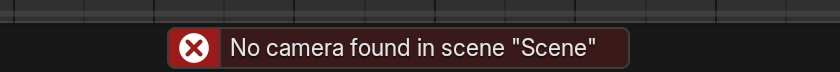
#> input picture article-blender-astuces/rendu-noir-capture-barre-5.2.1.png, 840 x 72 px
$ python montage_rendu_noir.py
#> lines starting #> are read from the running program, lines starting #| are printed output that depends on the picture
### article-adresse-ip/charte.py
"""
La charte des figures de l'article « Comment obtenir son adresse IP ».

Palette, polices, et le contrôle de contraste. Sorti dans un module à part
pour que toutes les images de l'article partagent les mêmes valeurs : deux
figures qui se suivent avec deux verts différents se lisent comme deux
articles différents.

----------------------------------------------------------------------------
POURQUOI UN CONTRÔLE DE CONTRASTE ET PAS UN CHOIX À L'ŒIL
----------------------------------------------------------------------------
Sur fond clair, une couleur peut paraître très bien sur l'écran où on la
choisit et devenir illisible en vignette. C'est arrivé sur la première figure :
le vert d'eau retenu tombait à 4,33:1, sous le seuil de confort de 4,5. Rien
ne le signalait — il fallait le mesurer.

Les scripts appellent donc `verifier()` AVANT de dessiner, et refusent de
produire une figure dont une couleur de texte ne passe pas.
"""

from PIL import ImageFont

# ---------------------------------------------------------------------------
#  LA PALETTE, EN CLAIR
# ---------------------------------------------------------------------------
FOND = (246, 247, 250)
PANNEAU = (255, 255, 255)
BORD = (216, 220, 228)
ENCRE = (24, 26, 34)            # le texte fort
GRIS = (92, 98, 112)
FAIBLE = (132, 138, 152)
TRAIT = (206, 211, 220)
ECRAN = (234, 237, 242)

#  Les deux teintes qui portent le sens. Reprises foncées : choisies pour du
#  fond sombre, elles ne tenaient pas sur du blanc.
LOCAL = (6, 119, 97)            # 5,13:1 — ce qui reste chez vous, IPv4
PUBLIC = (98, 44, 200)          # 7,22:1 — ce qui circule, IPv6

POLICE_G = "/usr/share/fonts/truetype/liberation/LiberationSans-Bold.ttf"
POLICE_R = "/usr/share/fonts/truetype/liberation/LiberationSans-Regular.ttf"
POLICE_M = "/usr/share/fonts/truetype/liberation/LiberationMono-Bold.ttf"
POLICE_MR = "/usr/share/fonts/truetype/liberation/LiberationMono-Regular.ttf"

QUALITE = 92


def police(chemin, taille):
    try:
        return ImageFont.truetype(chemin, taille)
    except OSError:
        return ImageFont.load_default()


def contraste(a, b):
    """Le rapport de contraste WCAG entre deux couleurs."""
    def lum(c):
        v = []
        for x in c[:3]:
            x /= 255.0
            v.append(x / 12.92 if x <= 0.04045
                     else ((x + 0.055) / 1.055) ** 2.4)
        return 0.2126 * v[0] + 0.7152 * v[1] + 0.0722 * v[2]
    l1, l2 = sorted((lum(a), lum(b)), reverse=True)
    return (l1 + 0.05) / (l2 + 0.05)


def verifier(fond=FOND, extra=()):
    """
    Mesure le contraste de chaque couleur de texte contre le fond et refuse
    de continuer si l'une passe sous son seuil. 4,5:1 pour du texte courant,
    3:1 pour les mentions accessoires.
    """
#> called with fond = (246, 247, 250), extra = ()
    liste = [("texte fort", ENCRE, 4.5), ("texte gris", GRIS, 4.5),
             ("mention faible", FAIBLE, 3.0),
             ("teinte IPv4", LOCAL, 4.5), ("teinte IPv6", PUBLIC, 4.5)]
    liste.extend(extra)
    faibles = []
    for nom, couleur, seuil in liste:
        r = contraste(couleur, fond)
        print("  %-18s %-16s %.2f:1  %s"
              % (nom, str(couleur), r, "ok" if r >= seuil else "INSUFFISANT"))
        if r < seuil:
            faibles.append("%s (%.2f:1 < %.1f)" % (nom, r, seuil))
    if faibles:
        raise SystemExit("contraste insuffisant : " + ", ".join(faibles))


# [16 lines left out: functions fr, espacer, not called in this run]

### article-blender-astuces/montage_rendu_noir.py
"""
Les deux causes de rendu noir qui n'ont rien à voir avec la lumière.

    python3 article-blender-astuces/montage_rendu_noir.py

Produit `astuces-blender-04-rendu-noir-sequencer.webp` et son équivalent PNG.

----------------------------------------------------------------------------
DEUX VRAIES CAPTURES DE BLENDER 5.2.1
----------------------------------------------------------------------------
Mêmes moyens que la figure de l'Outliner : Blender 5.2.1 LTS tourne avec sa
fenêtre sur un écran X virtuel, et `xwd` photographie l'écran. Les scripts
sont dans `blender-gui/`.

Deux difficultés propres à celle-ci, et ce qu'elles ont appris.

LE MESSAGE D'ERREUR NE S'OBTIENT PAS EN APPELANT L'OPÉRATEUR. Trois tentatives
avec `bpy.ops.render.render('INVOKE_DEFAULT')`, avec et sans substitution de
contexte : rien dans la barre d'état, rien dans l'éditeur Info. Un rapport
n'existe que s'il passe par le gestionnaire de fenêtres. Il a fallu simuler
une VRAIE frappe de F12, avec `window.event_simulate()` et l'option
`--enable-event-simulate` que Blender utilise pour tester sa propre interface.

ET LES DEUX CHEMINS NE DISENT PAS LA MÊME CHOSE. Appelé depuis Python,
l'opérateur lève « Cannot render, no camera ». Déclenché au clavier, il écrit
« No camera found in scene "Scene" ». J'avais d'abord relevé le premier
message et cru l'article fautif : c'est l'article qui avait raison, et ma
méthode de mesure qui regardait le mauvais chemin de code.

----------------------------------------------------------------------------
LE PANNEAU POST PROCESSING S'OUVRE PAR LA RECHERCHE
----------------------------------------------------------------------------
L'état plié d'un panneau n'est pas exposé par l'API : impossible de déplier
« Post Processing » depuis un script. Mais le champ de recherche des
Properties déplie tout panneau qui contient le terme cherché. C'est ce qui est
fait ici — et accessoirement, c'est aussi la façon la plus rapide de trouver
ce réglage quand on le cherche à la main.
"""

import os

from PIL import Image, ImageDraw

import charte as C

RACINE = os.path.dirname(os.path.abspath(__file__))
BASE = os.path.join(RACINE, "astuces-blender-04-rendu-noir-sequencer")

L = 1600
GOUTTIERE = 40

PAPIER = (250, 249, 246)
ENCRE = (24, 25, 30)
FAIBLE = (140, 141, 150)
FILET = (213, 211, 204)

PANNEAUX = (
    ("rendu-noir-capture-barre-5.2.1.png",
     "CE QUE BLENDER ÉCRIT, EN BAS, APRÈS F12",
     "pas de caméra active dans la scène"),
    ("rendu-noir-capture-post-5.2.1.png",
     "L'AUTRE CAUSE, QUE PERSONNE NE CHERCHE",
     "Output Properties, Post Processing, la case Sequencer"),
)

PIED = (
    "Captures de Blender 5.2.1 LTS. Le message vient d'un vrai F12 : l'appel "
    "de l'opérateur depuis Python ne produit aucun rapport,",
    "et dit d'ailleurs autre chose — « Cannot render, no camera ». Les deux "
    "panneaux sont à leur taille réelle.",
)


def typo(t):
    return t.replace("'", "’")


def espace(d, xy, texte, f, teinte, tracking):
    x, y = xy
    for c in texte:
        d.text((x, y), c, font=f, fill=teinte)
        x += d.textlength(c, font=f) + tracking
    return x - tracking


def principal():
    chemins = [os.path.join(RACINE, n) for n, _, _ in PANNEAUX]
    manquants = [os.path.basename(c) for c in chemins if not os.path.exists(c)]
    if manquants:
        raise SystemExit("captures absentes : %s" % ", ".join(manquants))

    C.verifier()

    vues = [Image.open(c).convert("RGB") for c in chemins]
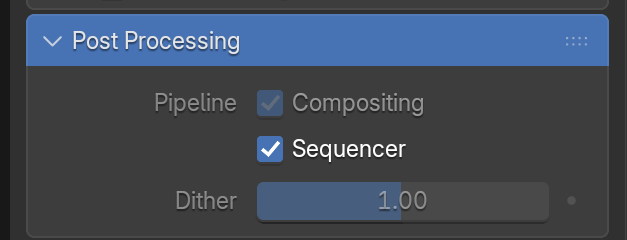
#> input picture article-blender-astuces/rendu-noir-capture-post-5.2.1.png, 627 x 240 px
#> vues = 2 items
    largeurs = [v.width for v in vues]
#> largeurs = [840, 627]
    hauteur = max(v.height for v in vues)
#> hauteur = 240

    marge = (L - sum(largeurs) - GOUTTIERE) // 2
#> marge = 46
    if marge < 40:
        raise SystemExit("les deux captures ne tiennent pas dans %d px" % L)

    f_titre = C.police(C.POLICE_G, 16)
    f_sous = C.police(C.POLICE_R, 17)
    f_pied = C.police(C.POLICE_R, 18)

    y_titre = 56
    y_bande = y_titre + 52
    y_pied = y_bande + hauteur + 40
#> y_pied = 388
    H = y_pied + 16 + len(PIED) * 24 + 40
#> H = 492

    out = Image.new("RGB", (L, H), PAPIER)
    d = ImageDraw.Draw(out)

    x = marge
#> x = 46
    for vue, (_, titre, sous) in zip(vues, PANNEAUX):
        espace(d, (x, y_titre), titre, f_titre, ENCRE, 2.2)
        if d.textlength(typo(sous), font=f_sous) > vue.width + GOUTTIERE:
            raise SystemExit("le sous-titre « %s » déborde" % sous)
        d.text((x, y_titre + 24), typo(sous), font=f_sous, fill=FAIBLE)

        #  Les deux captures n'ont pas la même hauteur — un bandeau d'état fait
        #  soixante-douze pixels, un panneau de propriétés deux cent quarante.
        #  On centre la plus courte sur la plus haute : posée en haut, elle
        #  flotterait au-dessus d'un vide.
        y = y_bande + (hauteur - vue.height) // 2
        out.paste(vue, (x, y))
        d.rectangle([x, y, x + vue.width - 1, y + vue.height - 1],
                    outline=FILET, width=1)
        x += vue.width + GOUTTIERE
#> this loop made 2 passes
#> (titre, sous, x, y) on pass 1: ('CE QUE BLENDER ÉCRIT, EN BAS, APRÈS F12', 'pas de caméra active dans la scène', 926, 192)
#> (titre, x, y) on pass 2: ("L'AUTRE CAUSE, QUE PERSONNE NE CHERCHE", 1593, 108)
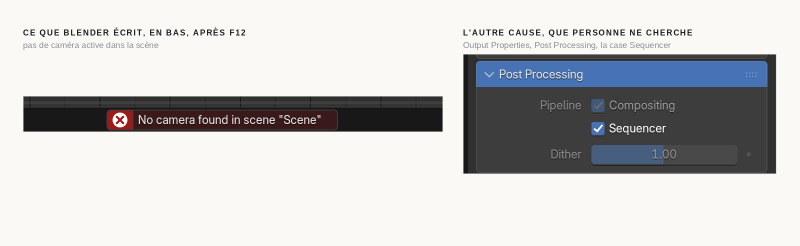
#> out: PIL image 1600x492 RGB (shown at 1/2 size); mean R, G, B 198.9, 199.2, 199.7
#> after the loop, x = 1593

    d.line([marge, y_pied, L - marge, y_pied], fill=FILET, width=1)
    for i, ligne in enumerate(PIED):
        ligne = typo(ligne)
        if d.textlength(ligne, font=f_pied) > L - 2 * marge:
            raise SystemExit("la ligne %d du pied déborde" % (i + 1))
        d.text((marge, y_pied + 16 + i * 24), ligne, font=f_pied, fill=FAIBLE)

    out.save(BASE + ".webp", "WEBP", quality=C.QUALITE, method=6)
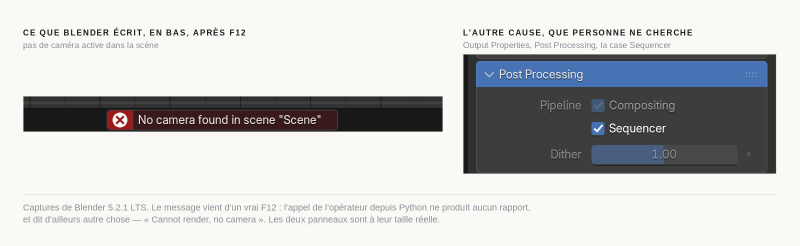
#> saved as astuces-blender-04-rendu-noir-sequencer.webp: PIL image 1600x492 RGB (shown at 1/2 size); mean R, G, B 197.9, 198.2, 198.9
    out.save(BASE + ".png", "PNG", optimize=True)
    print()
    print("  panneaux %s  ->  figure %d × %d"
          % (" et ".join("%d × %d" % v.size for v in vues), L, H))
#|   panneaux 840 × 72 et 627 × 240  ->  figure 1600 × 492
    for e in (".webp", ".png"):
        print("  %-52s %.0f Ko" % (os.path.basename(BASE + e),
                                   os.path.getsize(BASE + e) / 1024))


if __name__ == "__main__":
    principal()
